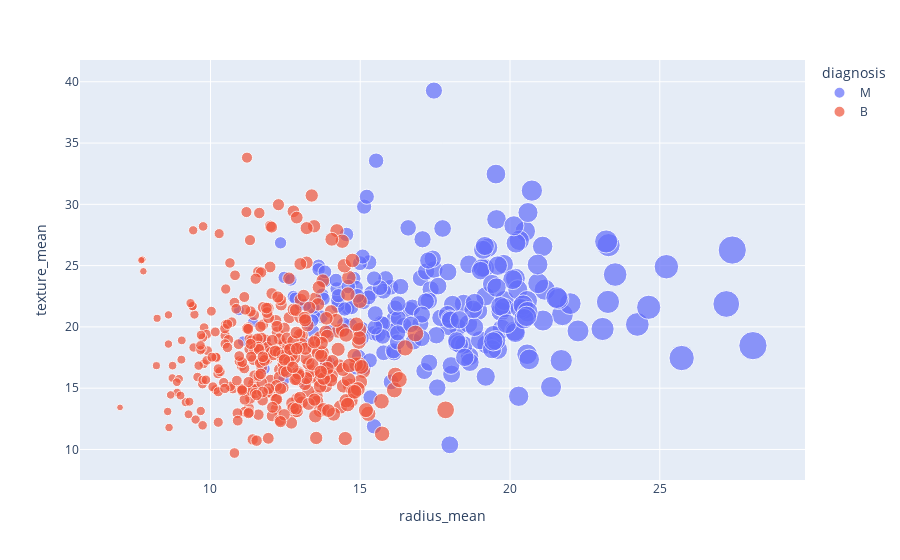

Write notebook code for a chart like this one.
### Markdown cell above
Now we will create an interactive scatter plot using plotly.express (px)

### Code cell
fig = px.scatter(cancerdata, x="radius_mean", y="texture_mean", color="diagnosis", size="area_mean", hover_data=['concavity_mean'])
fig.show()

### Figure 1 — Plotly figure (JSON) as saved in the notebook; plotly's stock layout.template omitted (floating-point values rounded to 4 significant figures; data arrays with more than 128 entries replaced by an {"elided": "..."} marker saying what was removed)
{"data": [{"customdata": {"elided": "212x1 float values"}, "hovertemplate": "diagnosis=M<br>radius_mean=%{x}<br>texture_mean=%{y}<br>area_mean=%{marker.size}<br>concavity_mean=%{customdata[0]}<extra></extra>", "legendgroup": "M", "marker": {"color": "#636efa", "size": {"elided": "212 float values"}, "sizemode": "area", "sizeref": 6.253, "symbol": "circle"}, "mode": "markers", "name": "M", "orientation": "v", "showlegend": true, "type": "scatter", "x": {"elided": "212 float values"}, "xaxis": "x", "y": {"elided": "212 float values"}, "yaxis": "y"}, {"customdata": {"elided": "357x1 float values"}, "hovertemplate": "diagnosis=B<br>radius_mean=%{x}<br>texture_mean=%{y}<br>area_mean=%{marker.size}<br>concavity_mean=%{customdata[0]}<extra></extra>", "legendgroup": "B", "marker": {"color": "#EF553B", "size": {"elided": "357 float values"}, "sizemode": "area", "sizeref": 6.253, "symbol": "circle"}, "mode": "markers", "name": "B", "orientation": "v", "showlegend": true, "type": "scatter", "x": {"elided": "357 float values"}, "xaxis": "x", "y": {"elided": "357 float values"}, "yaxis": "y"}], "layout": {"legend": {"itemsizing": "constant", "title": {"text": "diagnosis"}, "tracegroupgap": 0}, "margin": {"t": 60}, "xaxis": {"anchor": "y", "domain": [0, 1], "title": {"text": "radius_mean"}}, "yaxis": {"anchor": "x", "domain": [0, 1], "title": {"text": "texture_mean"}}}}
